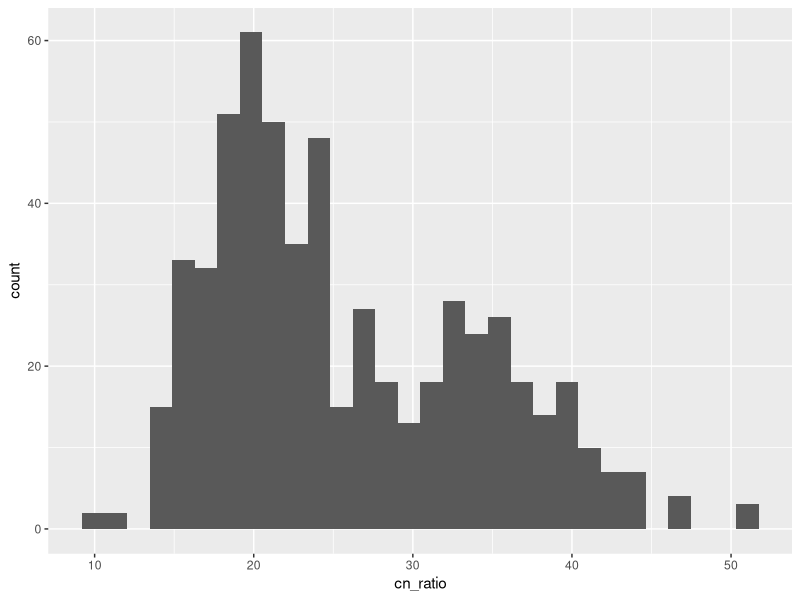
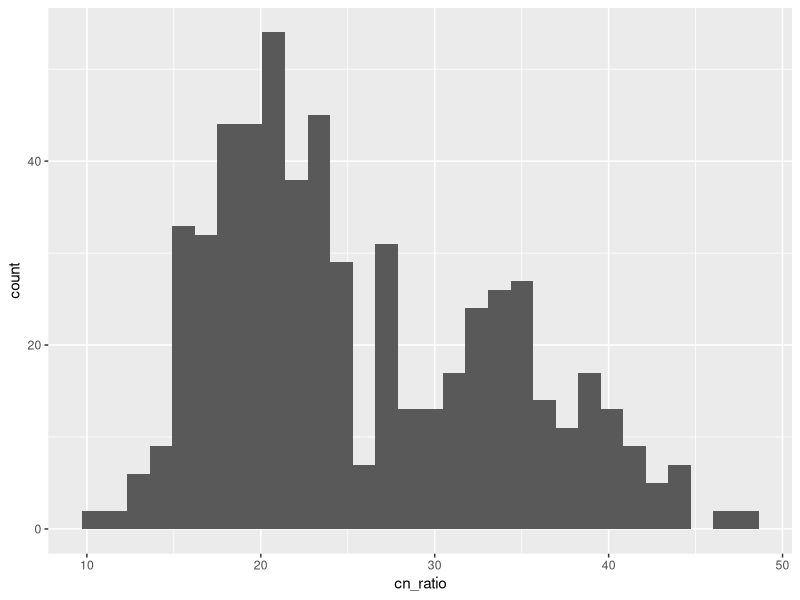
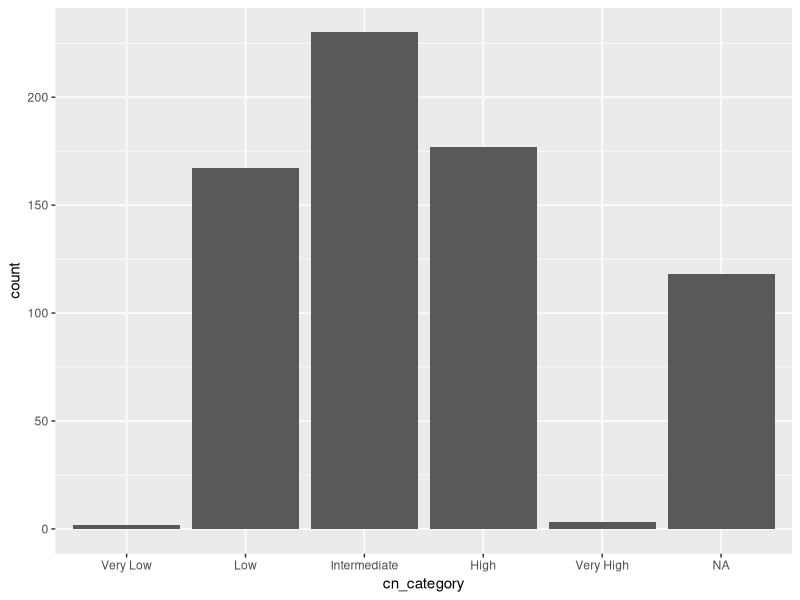

R code for these plots, in order:
# open libraries
library(tidyverse)
library(readxl)

# open soil metadata
soil_meta <- read_xlsx("soil_metadata.xlsx")

# select for needed columns
soil_select <- select(soil_meta, `#SampleID`, `Sample Accession`, `Sample Alias`, Ecozone, Region, Site, 
                      `Environmental Source`, `Phylogenetic Marker`, `Target Gene Subfragment`, `Collection Date`, 
                      `Sampling Depth`, Elevation, `Mean Annual Temperature (Celsius)`, `Total Carbon`, `Total Nitrogen`, pH, `CN Ratio`)

soil_select <- rename(soil_select, `elevation_m` = `Elevation`, `sampling_depth_m` = `Sampling Depth`, 
                      `mean_annual_temp_C` = `Mean Annual Temperature (Celsius)`, `ph` = `pH`, `cn_ratio` = 
                        `CN Ratio`, `total_carbon` = `Total Carbon`, `total_nitrogen` = `Total Nitrogen`)                 

soil_select$ph <- as.numeric(soil_select$ph)


soil_bins <- c(-Inf, 3, 5, 6.5, 7.5, 9, 11, Inf)

soil_bin_labels <- c("Strongly Acidic", "Moderately Acidic", "Slightly Acidic", 
                    "Neutral", "Slightly Basic", "Moderately Basic", "Strongly Basic")

soil_select$ph[soil_select$ph == 0.0] <- NA # Some of the 0.0 values in ph column are supposed to be NA
sum(is.na(soil_select$ph))
sum(!is.na(soil_select$ph))

soil_select$ph_category <- cut(soil_select$ph, # make new column "ph_category"
                               breaks = soil_bins,        # cut function: divides numeric into intervals and labels them according to assigned labels
                               labels = soil_bin_labels, 
                               right = FALSE)

category_counts_soil <- table(soil_select$ph_category)
category_counts_df_soil <- as.data.frame(category_counts_soil)

#Convert C:N ratio to numeric
soil_select$cn_ratio <- as.numeric(soil_select$cn_ratio)
range(soil_select$cn_ratio, na.rm = TRUE)
ggplot(soil_select, aes(x=cn_ratio)) +
  geom_histogram()

#looking at C:N ratio after removing NA and those over 50
soil_cn <- soil_select %>% filter(!is.na(cn_ratio) & cn_ratio < 50)
range(soil_cn$cn_ratio, na.rm = TRUE)
ggplot(soil_cn, aes(x=cn_ratio)) +
  geom_histogram()

#Adding bins for C:N ratio
cn_bins <- c(-Inf, 10, 20, 30, 50, Inf)

cn_bin_labels <- c("Very Low", "Low", "Intermediate", "High", "Very High")

soil_select$cn_category <- cut(soil_select$cn_ratio, # make new column "ph_category"
                               breaks = cn_bins,        # cut function: divides numeric into intervals and labels them according to assigned labels
                               labels = cn_bin_labels, 
                               right = FALSE)

ggplot(soil_select, aes(x=cn_category)) +
  geom_bar()

category_counts_cn <- table(soil_select$cn_category)
category_counts_df_cn <- as.data.frame(category_counts_cn)

write.table(soil_select, file = "soil_metadata.tsv", sep = "\t", row.names = FALSE, col.names = TRUE, quote = FALSE)

max(soil_select$cn_ratio, na.rm = TRUE)